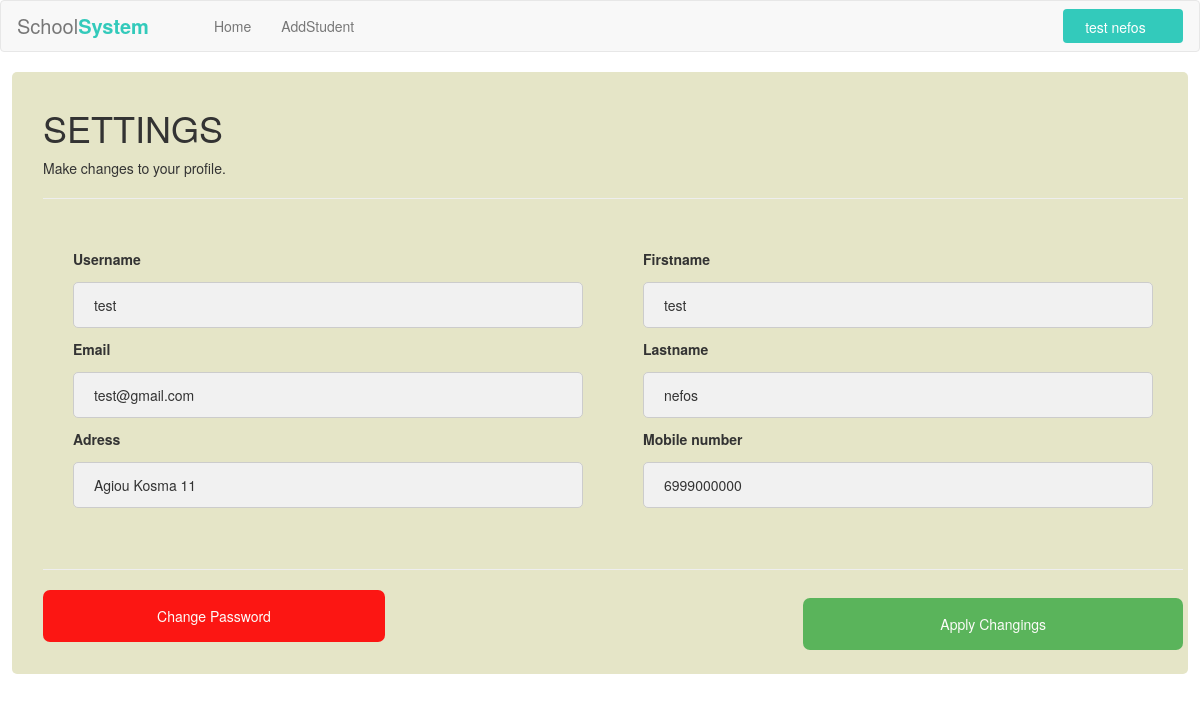
/login2/UpdateProfile.php (signed in), run on the app's committed database.
### tables this page shows
CREATE TABLE `Teacher` (
  `ID` int(11) NOT NULL,
  `USERNAME` varchar(255) NOT NULL,
  `FIRSTNAME` varchar(255) NOT NULL,
  `LASTNAME` varchar(255) NOT NULL,
  `EMAIL` varchar(255) NOT NULL,
  `ADRESS` text NOT NULL,
  `PASSWORD` varchar(255) NOT NULL,
  `MOBILE_NUMBER` varchar(11) NOT NULL
);

### login2/UpdateProfile.php (the view, shortened to what this page needs)
<?php
$profil=$_SESSION['user'];
if($profil != true)
{
    header("Location: index.php");
}
else
{
	require_once('config.php');
	$username = $id  = $password = $confirm_password = $email = $firstname = $lastname = $adress = $mobile_phone = '';
	$username_err = $password_err = $confirm_password_err = $email_err = $firstname_err = $lastname_err = $adress_err = $mobile_phone_err = '';
	$sql = "SELECT * FROM Teacher WHERE USERNAME = '$profil' OR EMAIL= '$profil' ";
	$result = mysqli_query($link, $sql) or die(mysqli_error($link));
	$row = mysqli_fetch_assoc($result);
	$username = $row['USERNAME'];
	$email = $row['EMAIL'];
	$firstname = $row['FIRSTNAME'];
 	$lastname = $row['LASTNAME'];
 	$adress = $row['ADRESS'];
 	$mobile_phone = $row['MOBILE_NUMBER'];
}
?>
<?php
include('header.php');
?>
<!DOCTYPE html>
<html>
<head>
<link rel="stylesheet" href="css/updProfil.css" type="text/css">
  <link rel="stylesheet" href="https://maxcdn.bootstrapcdn.com/bootstrap/3.3.7/css/bootstrap.min.css">
</head>
<body style="background-color:white;">
<div class=container-for-all style="background-color: #e5e5c7;">
	<form action="UpdateProfile.php" method="post">
  		<div class="container">
    <h1>SETTINGS</h1>
    <p>Make changes to your profile.</p>
    <hr>
	<div class="cont1" >
	<div class="fs">
		<div class="<?php echo (!empty($username_err)) ? 'has-error' : ''; ?>">
			<label for="user"><b>Username</b></label>
			<br>
			<input type="text" value="<?php echo $username; ?>" name="user" placeholder="Enter Username">
		</div>
		<div class="<?php echo (!empty($email_err)) ? 'has-error' : ''; ?>">
			<label for="email"><b>Email</b></label>
			<br>
			<input placeholder="Enter Email" type="text" value="<?php echo $email; ?>" name="email" >
		</div>
		<div class="<?php echo (!empty($adress_err)) ? 'has-error' : ''; ?>">
			<label for="adress"><b>Adress</b></label>
			<br>
			<input placeholder="Enter Adress" type="text" value="<?php echo $adress; ?>" name="adress" >
		</div>
	</div>
	<div class="fs">
		<div class="<?php echo (!empty($firstname_err)) ? 'has-error' : ''; ?>">
			<label for="firstname"><b>Firstname</b></label>
			<br>
			<input type="text" value="<?php echo $firstname; ?>" name="firstname" placeholder="Enter Firstname">
		</div>
		<div class="<?php echo (!empty($lastname_err)) ? 'has-error' : ''; ?>">
			<label for="lastname"><b>Lastname</b></label>
			<br>
			<input type="text" value="<?php echo $lastname; ?>" name="lastname" placeholder="Enter Lastname">
		</div>
		<div class="<?php echo (!empty($mobile_phone_err)) ? 'has-error' : ''; ?>">
			<label for="mobile_numb"><b>Mobile number</b></label>
			<br>
			<input placeholder="Enter Mobile Number" type="text" value="<?php echo $mobile_phone; ?>" name="mobl" >
		</div>
	</div>
	</div>
	<div class="fs2">
		<hr>
		<button type="submit" name="btn-reg" class="registerbtn" style="float:right;">Apply Changings</button>
    <a href="ChangePassword.php" style="width:30%;padding: 16px 20px;background-color:red;border: none;cursor: pointer;border-radius:7px;text-decoration: none;text-align:center;display: inline-block;color: white;opacity: 0.9;">Change Password</a>
	</div>
  </div>
</form>
</div>
</body>
</html>

### login2/header.php (shortened to what this page needs)
<?php
$profil=$_SESSION['user'];
if($profil != true)
{
    header("Location: index.php");
}
else
{
$sqle = "SELECT * FROM Teacher WHERE USERNAME = '$profil' OR EMAIL= '$profil' ";
  $resulte = mysqli_query($link, $sqle) or die(mysqli_error($link));
  $rowe = mysqli_fetch_assoc($resulte);
  $firstn = $rowe['FIRSTNAME'];
  $lastnam = $rowe['LASTNAME'];
}
?>
<!DOCTYPE html>
<html lang="en">
<head>
<link rel="stylesheet"  href="header.css">
<link rel="stylesheet" href="https://maxcdn.bootstrapcdn.com/font-awesome/4.7.0/css/font-awesome.min.css">
<link rel="stylesheet" href="https://maxcdn.bootstrapcdn.com/bootstrap/3.3.7/css/bootstrap.min.css">
</head>
<body>
<nav class="navbar navbar-default navbar-expand-lg navbar-light">
  <div class="navbar-header d-flex col">
    <a class="navbar-brand" href="teacher.php">School<b>System</b></a>
  </div>
  <div id="navbarCollapse" class="collapse navbar-collapse justify-content-start">
    <ul class="nav navbar-nav">
      <li class="nav-item"><a href="teacher.php" class="nav-link">Home</a></li>
      <li class="nav-item"><a href="AddStudent.php" class="nav-link">AddStudent</a></li>
    </ul>
    <ul class="nav navbar-nav navbar-right ml-auto">
      <li class="nav-item">
        <a href="#" data-toggle="dropdown" class="btn btn-primary dropdown-toggle get-started-btn mt-1 mb-1"><?php echo $firstn ." ". $lastnam; ?></a>
      </li>
    </ul>
  </div>
</nav>
</body>
</html>

### login2/header.css (style rules this page uses)
.navbar-header.col { padding: 0 !important; }
.navbar { background: #fff; padding-left: 16px; padding-right: 16px; border-bottom: 1px solid #dfe3e8; border-radius: 0; }
.navbar .navbar-brand, .navbar .navbar-brand:hover, .navbar .navbar-brand:focus { padding-left: 0; font-size: 20px; padding-right: 50px; }
.navbar .navbar-brand b { font-weight: bold; color: #33cabb; }
.navbar .nav li { position: relative; }
.navbar .nav li a { color: #888; }
.navbar .nav .btn-primary, .navbar .nav .btn-primary:active { color: #fff; background: #33cabb; padding-top: 8px; padding-bottom: 6px; vertical-align: middle; border: none; }
.navbar .navbar-right li:first-child a { padding-right: 30px; }
.navbar .nav .get-started-btn { min-width: 120px; margin-top: 8px; margin-bottom: 8px; }
.navbar .navbar-right .dropdown-toggle::after { display: none; }

### login2/css/updProfil.css (style rules this page uses)
body { font-family: Arial, Helvetica, sans-serif; }
* { box-sizing: border-box; }
.container-for-all { margin:10px 1% 0 1%; padding: 16px; background-color: #e5e5c7; border-radius:5px; }
.fs { float:left; padding: 30px; width:50%; }
.fs2 { width:100%; float:left; }
input[type=text] { width: 100%; padding: 15px; margin: 5px 0px 22px 0; display: inline-block; border: none; background: #f1f1f1; border-radius:5px; }
hr { border: 1px solid #f1f1f1; margin-bottom: 25px; }
.registerbtn { background-color: #4CAF50; color: white; padding: 16px 20px; margin: 8px 0; border: none; cursor: pointer; width: 33.3%; opacity: 0.9; border-radius:7px; }
a { color: dodgerblue; }
input[type=text], input[type=password] { width: 100%; padding: 12px 20px; margin: 8px 0; display: inline-block; border: 1px solid #ccc; box-sizing: border-box; }

### data on the page
teacher: FIRSTNAME "test", LASTNAME "nefos", user "test", email "test@gmail.com", adress "Agiou Kosma 11", firstname "test", lastname "nefos", mobl "6999000000"
